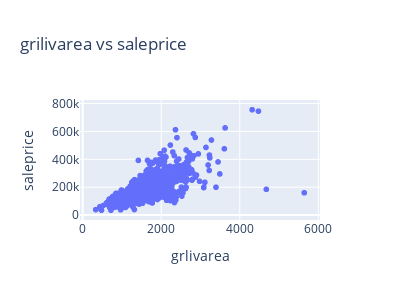
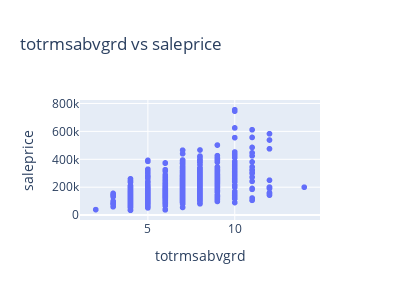
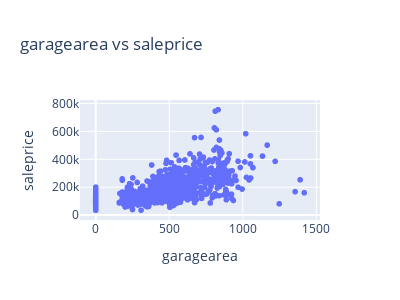
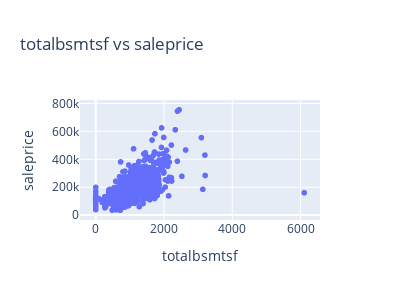

Here is the notebook cell these charts were saved with, in order:
### Markdown cell above
We can now use Plotly Express to create multiple scatter plots that visualize the relationship between those specific features and the saleprice column.

### Code cell
fig = px.scatter(data_frame=data, x='grlivarea', y='saleprice', title='grilivarea vs saleprice')
fig2 = px.scatter(data_frame=data, x='totrmsabvgrd', y='saleprice', title='totrmsabvgrd vs saleprice')
fig3 = px.scatter(data_frame=data, x='garagearea', y='saleprice', title='garagearea vs saleprice')
fig4 = px.scatter(data_frame=data, x='totalbsmtsf', y='saleprice', title='totalbsmtsf vs saleprice')
fig5 = px.scatter(data_frame=data, x='1stflrsf', y='saleprice', title='1stflrsf vs saleprice')
fig6 = px.scatter(data_frame=data, x='masvnrarea', y='saleprice', title='masvnrarea vs saleprice')

fig.update_layout(showlegend=False)
fig2.update_layout(showlegend=False)
fig3.update_layout(showlegend=False)
fig4.update_layout(showlegend=False)
fig5.update_layout(showlegend=False)
fig6.update_layout(showlegend=False)

fig.update_layout(height=300, width=400)
fig2.update_layout(height=300, width=400)
fig3.update_layout(height=300, width=400)
fig4.update_layout(height=300, width=400)
fig5.update_layout(height=300, width=400)
fig6.update_layout(height=300, width=400)

fig.show()
fig2.show()
fig3.show()
fig4.show()
fig5.show()
fig6.show()

### Figure 1 — Plotly figure (JSON) as saved in the notebook; plotly's stock layout.template omitted (floating-point values rounded to 4 significant figures; data arrays with more than 128 entries replaced by an {"elided": "..."} marker saying what was removed)
{"data": [{"hovertemplate": "grlivarea=%{x}<br>saleprice=%{y}<extra></extra>", "legendgroup": "", "marker": {"color": "#636efa", "symbol": "circle"}, "mode": "markers", "name": "", "showlegend": false, "type": "scattergl", "x": {"elided": "1460 int values"}, "xaxis": "x", "y": {"elided": "1460 int values"}, "yaxis": "y"}], "layout": {"height": 300, "legend": {"tracegroupgap": 0}, "showlegend": false, "title": {"text": "grilivarea vs saleprice"}, "width": 400, "xaxis": {"anchor": "y", "domain": [0, 1], "title": {"text": "grlivarea"}}, "yaxis": {"anchor": "x", "domain": [0, 1], "title": {"text": "saleprice"}}}}

### Figure 2 — Plotly figure (JSON) as saved in the notebook; plotly's stock layout.template omitted (floating-point values rounded to 4 significant figures; data arrays with more than 128 entries replaced by an {"elided": "..."} marker saying what was removed)
{"data": [{"hovertemplate": "totrmsabvgrd=%{x}<br>saleprice=%{y}<extra></extra>", "legendgroup": "", "marker": {"color": "#636efa", "symbol": "circle"}, "mode": "markers", "name": "", "showlegend": false, "type": "scattergl", "x": {"elided": "1460 int values"}, "xaxis": "x", "y": {"elided": "1460 int values"}, "yaxis": "y"}], "layout": {"height": 300, "legend": {"tracegroupgap": 0}, "showlegend": false, "title": {"text": "totrmsabvgrd vs saleprice"}, "width": 400, "xaxis": {"anchor": "y", "domain": [0, 1], "title": {"text": "totrmsabvgrd"}}, "yaxis": {"anchor": "x", "domain": [0, 1], "title": {"text": "saleprice"}}}}

### Figure 3 — Plotly figure (JSON) as saved in the notebook; plotly's stock layout.template omitted (floating-point values rounded to 4 significant figures; data arrays with more than 128 entries replaced by an {"elided": "..."} marker saying what was removed)
{"data": [{"hovertemplate": "garagearea=%{x}<br>saleprice=%{y}<extra></extra>", "legendgroup": "", "marker": {"color": "#636efa", "symbol": "circle"}, "mode": "markers", "name": "", "showlegend": false, "type": "scattergl", "x": {"elided": "1460 int values"}, "xaxis": "x", "y": {"elided": "1460 int values"}, "yaxis": "y"}], "layout": {"height": 300, "legend": {"tracegroupgap": 0}, "showlegend": false, "title": {"text": "garagearea vs saleprice"}, "width": 400, "xaxis": {"anchor": "y", "domain": [0, 1], "title": {"text": "garagearea"}}, "yaxis": {"anchor": "x", "domain": [0, 1], "title": {"text": "saleprice"}}}}

### Figure 4 — Plotly figure (JSON) as saved in the notebook; plotly's stock layout.template omitted (floating-point values rounded to 4 significant figures; data arrays with more than 128 entries replaced by an {"elided": "..."} marker saying what was removed)
{"data": [{"hovertemplate": "totalbsmtsf=%{x}<br>saleprice=%{y}<extra></extra>", "legendgroup": "", "marker": {"color": "#636efa", "symbol": "circle"}, "mode": "markers", "name": "", "showlegend": false, "type": "scattergl", "x": {"elided": "1460 int values"}, "xaxis": "x", "y": {"elided": "1460 int values"}, "yaxis": "y"}], "layout": {"height": 300, "legend": {"tracegroupgap": 0}, "showlegend": false, "title": {"text": "totalbsmtsf vs saleprice"}, "width": 400, "xaxis": {"anchor": "y", "domain": [0, 1], "title": {"text": "totalbsmtsf"}}, "yaxis": {"anchor": "x", "domain": [0, 1], "title": {"text": "saleprice"}}}}
